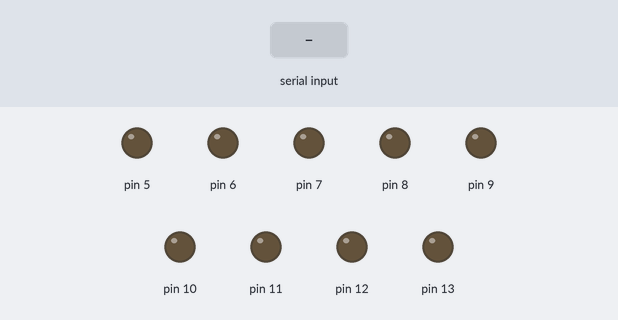
The sketch below on a simulated Arduino Uno, built with avr-gcc and run on an emulated ATmega328P. Parts: output pins drawn as LEDs (lit = HIGH). The test bench sets the inputs (shaded band).

Above: at 1.2 s.
1.3 s: "1" received over Serial
At 2.5 s:
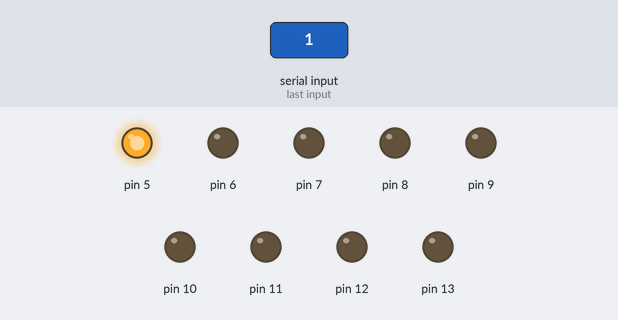
2.8 s: "2" received over Serial
At 3.6 s:
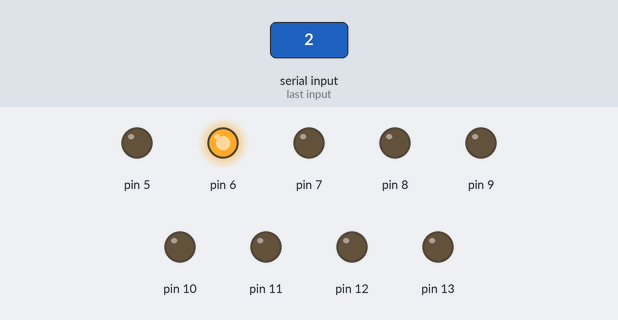
4.3 s: "3" received over Serial
At 4.8 s:
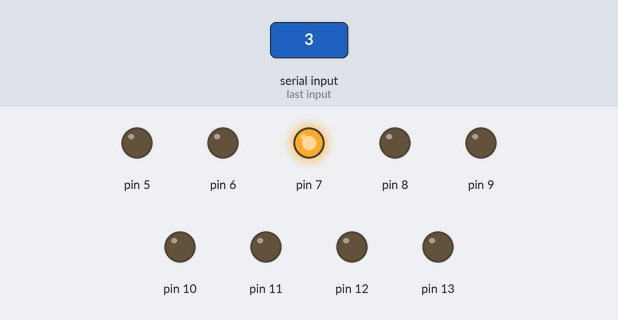
5.8 s: "4" received over Serial
At 7.0 s:
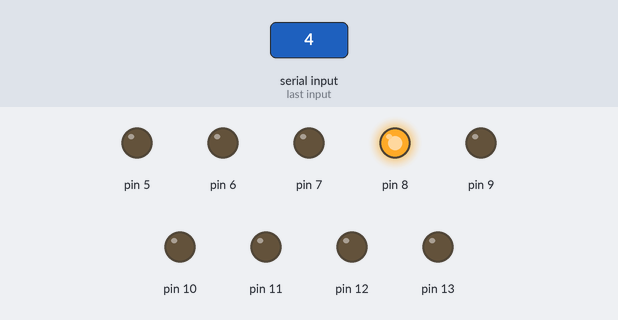
7.3 s: "5" received over Serial
At 8.3 s:
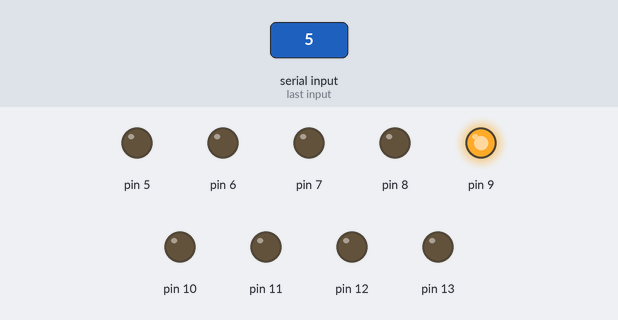
8.8 s: "6" received over Serial
At 9.4 s:
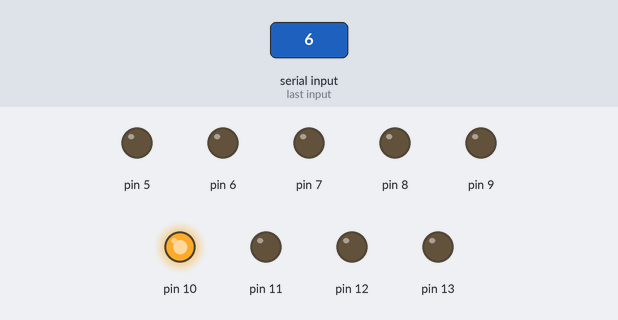
Timing chart, 0 to 11.3 s (numbered marks = the images above; inputs shaded):
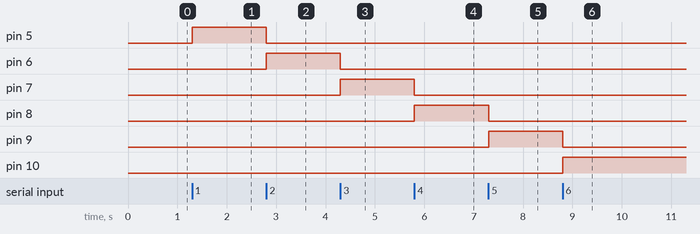

Measured:
- after the input at 1.3 s, pin 5: LOW → HIGH at once
- after the input at 2.8 s, pin 5: HIGH → LOW at once; pin 6: LOW → HIGH at once
- after the input at 4.3 s, pin 6: HIGH → LOW at once; pin 7: LOW → HIGH at once
- after the input at 5.8 s, pin 7: HIGH → LOW at once; pin 8: LOW → HIGH at once
- after the input at 7.3 s, pin 8: HIGH → LOW at once; pin 9: LOW → HIGH at once
- after the input at 8.8 s, pin 9: HIGH → LOW at once; pin 10: LOW → HIGH at once

The sketch:

sketch_dec18a.ino
```cpp
int gelenveri;

void setup() {
  // put your setup code here, to run once:
pinMode(13,OUTPUT);
pinMode(12,OUTPUT);
pinMode(11,OUTPUT);
pinMode(10,OUTPUT);
pinMode(9,OUTPUT);
pinMode(8,OUTPUT);
pinMode(7,OUTPUT);
pinMode(6,OUTPUT);
pinMode(5,OUTPUT);

Serial.begin(9600);
}

void loop() {
  // put your main code here, to run repeatedly:
if (Serial.available())
{
  int gelenVeri= Serial.read();

     if(gelenVeri=='0')
      {
        digitalWrite(13,LOW);
        digitalWrite(12,LOW);
        digitalWrite(11,LOW);
        digitalWrite(10,LOW);
        digitalWrite(9,LOW);
        digitalWrite(8,LOW);
        digitalWrite(7,LOW);
        digitalWrite(6,LOW);
        digitalWrite(5,LOW);
      }

    else if(gelenVeri=='1')
      {
        digitalWrite(5,HIGH);
         digitalWrite(6,LOW);
        digitalWrite(7,LOW);
        digitalWrite(8,LOW);
        digitalWrite(9,LOW);
        digitalWrite(10,LOW);
        digitalWrite(11,LOW);
        digitalWrite(12,LOW);
        digitalWrite(13,LOW);

        }

    else if(gelenVeri=='2')
      {
        digitalWrite(6,HIGH);
        digitalWrite(5,LOW);
        digitalWrite(7,LOW);
        digitalWrite(8,LOW);
        digitalWrite(9,LOW);
        digitalWrite(10,LOW);
        digitalWrite(11,LOW);
        digitalWrite(12,LOW);
        digitalWrite(13,LOW);
        }

    else if(gelenVeri=='3')
      {
        digitalWrite(7,HIGH);
     digitalWrite(5,LOW);
        digitalWrite(6,LOW);
        digitalWrite(8,LOW);
        digitalWrite(9,LOW);
        digitalWrite(10,LOW);
        digitalWrite(11,LOW);
        digitalWrite(12,LOW);
        digitalWrite(13,LOW);
        }
    else if(gelenVeri=='4')
      {
        digitalWrite(8,HIGH);
         digitalWrite(5,LOW);
        digitalWrite(6,LOW);
        digitalWrite(7,LOW);
        digitalWrite(9,LOW);
        digitalWrite(10,LOW);
        digitalWrite(11,LOW);
        digitalWrite(12,LOW);
        digitalWrite(13,LOW);
        }
     else if(gelenVeri=='5')
      {
        digitalWrite(9,HIGH);
        digitalWrite(5,LOW);
        digitalWrite(6,LOW);
        digitalWrite(7,LOW);
        digitalWrite(8,LOW);
        digitalWrite(10,LOW);
        digitalWrite(11,LOW);
        digitalWrite(12,LOW);
        digitalWrite(13,LOW);
        }
     else if(gelenVeri=='6')
      {
        digitalWrite(10,HIGH);
         digitalWrite(5,LOW);
        digitalWrite(6,LOW);
        digitalWrite(7,LOW);
        digitalWrite(8,LOW);
        digitalWrite(9,LOW);
        digitalWrite(11,LOW);
        digitalWrite(12,LOW);
        digitalWrite(13,LOW);
        }
     else if(gelenVeri=='7')
      {
        digitalWrite(11,HIGH);
        digitalWrite(5,LOW);
        digitalWrite(6,LOW);
        digitalWrite(7,LOW);
        digitalWrite(8,LOW);
        digitalWrite(9,LOW);
        digitalWrite(10,LOW);
        digitalWrite(12,LOW);
        digitalWrite(13,LOW);
        }
     else if(gelenVeri=='8')
      {
        digitalWrite(12,HIGH);
       digitalWrite(5,LOW);
        digitalWrite(6,LOW);
        digitalWrite(7,LOW);
        digitalWrite(8,LOW);
        digitalWrite(9,LOW);
        digitalWrite(10,LOW);
        digitalWrite(11,LOW);
        digitalWrite(13,LOW);
        }
     else if(gelenVeri=='9')
      {
        digitalWrite(13,HIGH);
        digitalWrite(5,LOW);
        digitalWrite(6,LOW);
        digitalWrite(7,LOW);
        digitalWrite(8,LOW);
        digitalWrite(9,LOW);
        digitalWrite(10,LOW);
        digitalWrite(11,LOW);
        digitalWrite(12,LOW);
        }
  }
}
```
